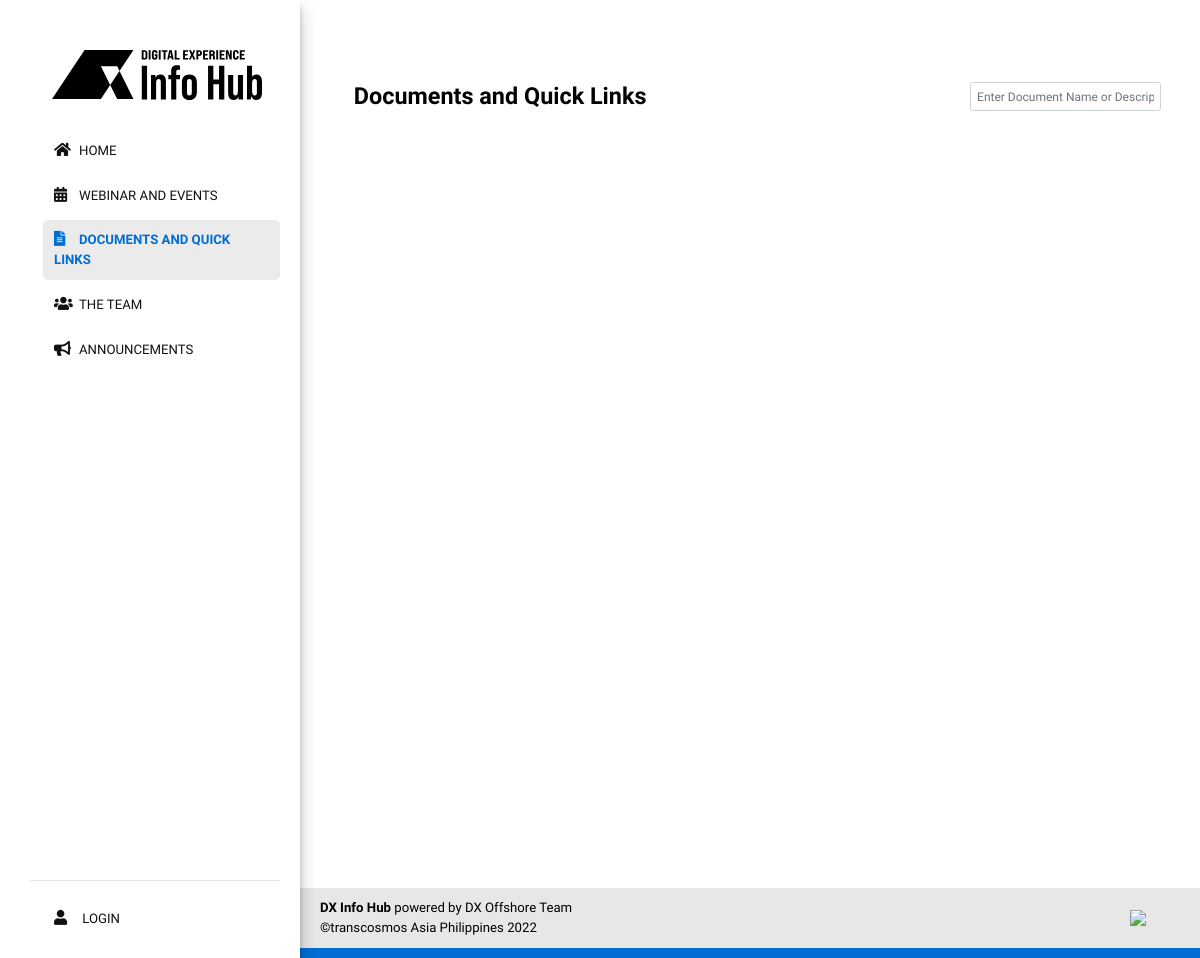
The app's page /pages/documents/o-index.php, older data.
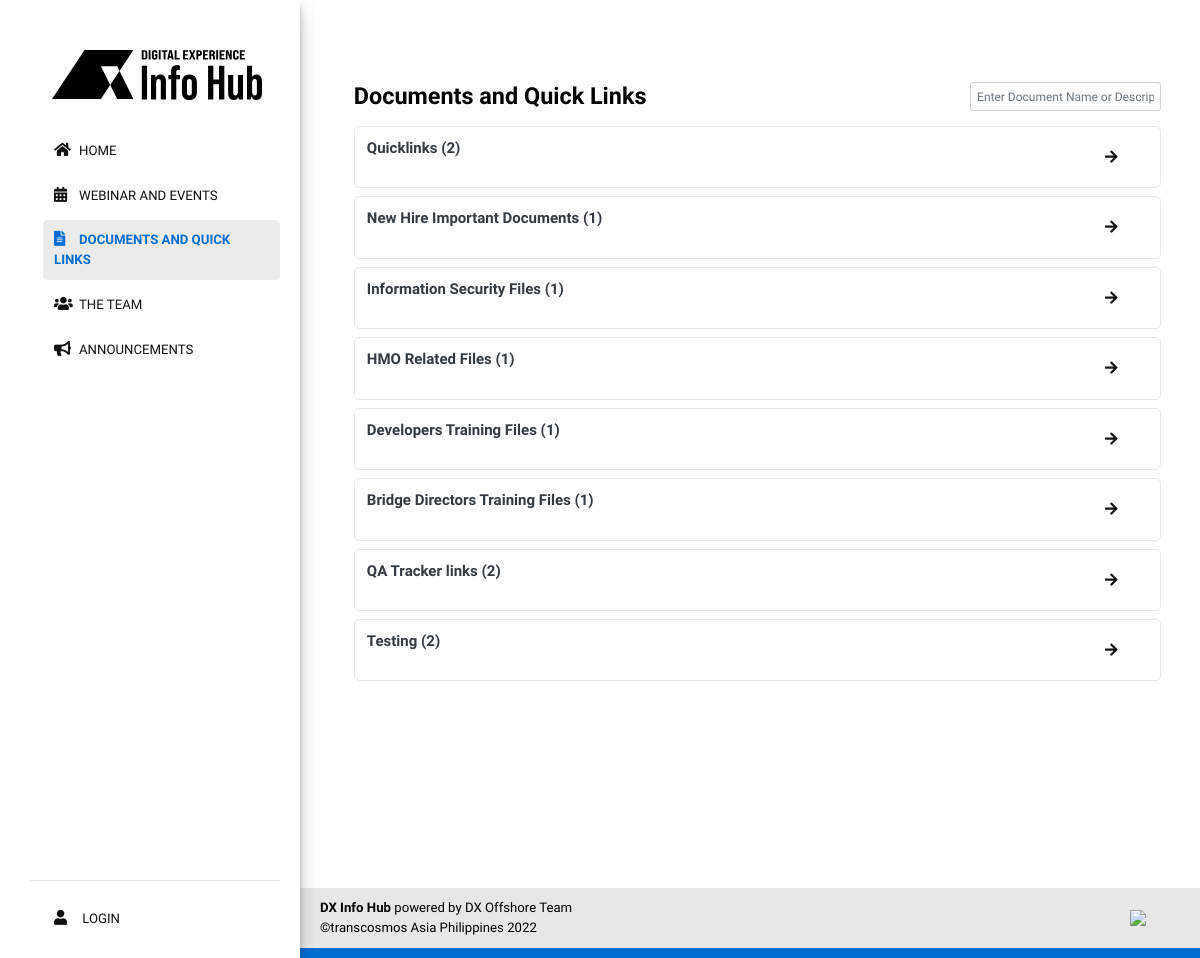
The same page, newer data.
### tables this page shows
CREATE TABLE `documents` (
  `id` int(255) UNSIGNED NOT NULL,
  `user_id` int(255) NOT NULL DEFAULT '0',
  `document_name` varchar(255) NOT NULL DEFAULT '',
  `date_created` varchar(255) NOT NULL DEFAULT '',
  `date_edited` varchar(255) NOT NULL DEFAULT '',
  `document_status` int(1) NOT NULL DEFAULT '0',
  `temp_del` int(1) NOT NULL DEFAULT '0',
  `timestamp` timestamp NOT NULL DEFAULT CURRENT_TIMESTAMP ON UPDATE CURRENT_TIMESTAMP
);

### pages/documents/o-index.php (the view, shortened to what this page needs)
<?php
require($_SERVER['DOCUMENT_ROOT'].'/includes/config.php');
 $page = 'o-documents';
?>
<!DOCTYPE html>
<html lang="en">
    <head>
        <link href="/assets/css/documents.css" rel="stylesheet" />
        <?php require($_SERVER['DOCUMENT_ROOT'].'/includes/common/links.php');  ?>
    </head>
    <body id="documents">
        <div class="container">
            <div class="col-3 col-s-3 menu">
                <?php require($_SERVER['DOCUMENT_ROOT'].'/includes/common/parent-sidebar.php');  ?>
            </div>
            <section class="main-area col-s-9 d-column mb-4 ml-5">
                <div class="announcement mb-4">
                    <div class="row">
                        <div class="col-lg-9">
                            <h2 class="mb-3">
                                Documents and Quick Links
                            </h2>
                        </div>
                        <div class="col-lg-3">
                            <input type="text" id="myInput" onkeyup="myFunction()" placeholder="Enter Document Name or Description" class="form-control mr-2 px-2">
                        </div>
                    </div>
                    <div class="announcement-row">
                        <ul class="list-inline mb-4" id="myUL">
                            <?php
                                $sql = $pdo->prepare("SELECT * FROM documents WHERE `document_status` = 0 ORDER BY id ASC");
                                $sql->execute();
                                while($data = $sql->fetch(PDO::FETCH_ASSOC)) {
                                $count =  $pdo->prepare("SELECT * FROM `files` WHERE `document_id` = ".$data['id']);
                                $count->execute();
                                $total_data_count = $count->rowCount();
                                echo "<a href='/document-files/".$data["id"]."'>";
                                    echo '<li class="list-dl-item p-3 moving-left">';
                                        echo '<i class="fa fa-arrow-right" style="padding: 11px 30px;" id="fa" aria-hidden="true"></i>';
                                        echo '<h5 class="font-weight-bold text-dark m-0">'.$data["document_name"];
                                        echo ' ('. $total_data_count .') </h5>';
                                    echo '</li>';
                                echo  "</a>";
                                }
                            ?>
                        </ul>
                    </div>
                </div>
            </section>
            </div>
        <?php require($_SERVER['DOCUMENT_ROOT'].'/includes/common/parent-footer.php');  ?>
    </body>
</html>

### includes/common/links.php (shortened to what this page needs)
<link rel="stylesheet" href="/plugins/fontawesome-free/css/all.min.css">
<link rel="stylesheet" href="/plugins/select2/css/select2.min.css">
<link rel="stylesheet" href="/plugins/select2-bootstrap4-theme/select2-bootstrap4.min.css">
<link rel="stylesheet" href="/plugins/sweetalert2-theme-bootstrap-4/bootstrap-4.min.css">
<link rel="stylesheet" href="/plugins/flag-icon-css/css/flag-icon.min.css">
<link rel="stylesheet" href="/plugins/icheck-bootstrap/icheck-bootstrap.min.css">
<link rel="stylesheet" href="/plugins/overlayScrollbars/css/OverlayScrollbars.min.css">
<link rel="stylesheet" href="/plugins/datatables-bs4/css/dataTables.bootstrap4.css">
<link rel="stylesheet" href="/dist/css/adminlte.min.css">
<link rel="stylesheet" href="/assets/css/common.css">
<link rel="stylesheet" href="/assets/modal/css/lightslider.css">
<link rel="stylesheet" href="/assets/css/style.css">

### includes/common/parent-sidebar.php
<nav class="navbar-nav mb-5 h-100 ">
  <div class="nav-title">
    <h1><img class="img-logo" src="/assets/images/dx-info-hub-logo.svg" alt="DX Info Hub" /></h1>
  </div>
  <ul class="h-100" style="flex:1">
    <li class="nav-item">
      <a class="nav-link js-scroll-trigger <?php if($page == 'home') { echo ' active'; } ?>" href="/"> <i class="fa fa-home" aria-hidden="true"></i>HOME</a>
    </li>
      <li class="nav-item">
      <a class="nav-link js-scroll-trigger <?php if($page == 'o-webinar-and-events') { echo ' active'; } ?>" href="/o-webinar-and-events"><i class="fa far fa-calendar-alt" aria-hidden="true"></i>WEBINAR AND EVENTS</a>
    </li>
      <li class="nav-item">
      <a class="nav-link js-scroll-trigger <?php if($page == 'o-documents') { echo ' active'; } ?>" href="/o-documents"><i class="fa far fa-file-alt" aria-hidden="true"></i>DOCUMENTS AND QUICK LINKS</a>
    </li>
      <li class="nav-item">
      <a class="nav-link js-scroll-trigger <?php if($page == 'o-teams') { echo ' active'; } ?>" href="/o-teams"><i class="fa fa-users" aria-hidden="true"></i>THE TEAM</a>
    </li>
      <li class="nav-item">
      <a class="nav-link js-scroll-trigger <?php if($page == 'o-announcements') { echo ' active'; } ?>" href="/o-announcements"><i class="fa fa-bullhorn" aria-hidden="true"></i>ANNOUNCEMENTS</a>
    </li>
  </ul>
  <div class="nav-footer mb-0"><hr>
    <ul>
      <li class="nav-item">
        <a class="nav-link js-scroll-trigger <?php if($page == 'login') { echo ' active'; } ?>" href="/login">
          <i class="fa fa-user" aria-hidden="true"></i> LOGIN
        </a>
      </li>
    </ul>
  </div>
</nav>

### includes/common/parent-footer.php (shortened to what this page needs)
<div class="footer">
    <div class="footerBlock">
        <div class="footerLeft">
            <p><strong>DX Info Hub</strong>
                powered by DX Offshore Team</p>
            <p>©transcosmos Asia Philippines <?php echo date("Y"); ?></p>
        </div>
        <div class="footerRight">
            <img src="/assets/images/dxInfo-logo-img02.svg" >
        </div>
    </div>
</div>

### assets/css/documents.css (style rules this page uses)
section.main-area.col-s-9.d-column.mb-4 { margin: 70px -40px 0; min-height: 100vh; }
li.list-dl-item { float: left; width: 100%; font-size: 1.2rem; padding: 8px; border-radius: 5px; border: solid 1px var(--gray); margin: 4px 0; color: #111; }
ul.list-inline.mb-4 { overflow: hidden; }

### assets/css/common.css (style rules this page uses)
html { font-size: 12px; }
hr { margin-top: 1.5rem; margin-bottom: 1.5rem; }
.announcement { margin-bottom: 1rem; padding: 1rem; background-color: #fff; border-radius: .25rem; }

### assets/css/style.css (style rules this page uses)
:root { --blue: #006DD3; --gray: #E7E7E7; --dark-gray: #606060; --white: #fff; --black: #121212; }
body p, a { font-size: 1.1rem; }
@media (min-width: 1200px) { .container { max-width: 1300px !important; } }
@media (min-width: 1200px) { .h1, .h2, .h3, .h4, .h5, .h6, h1, h2, h3, h4, h5, h6 { font-weight: bold !important; text-transform: none; } }
@media (min-width: 1200px) { body { font-family: 'Inter Tight', sans-serif; color: var(--black); height: 100%; font-size: 1rem; } }
@media (min-width: 1200px) { * { box-sizing: border-box; } }
@media (min-width: 1200px) { .container { margin: 0 auto; width: 90%; } }
@media (min-width: 1200px) { .container::after { content: ""; clear: both; display: table; } }
@media (min-width: 1200px) { [class*="col-"] { float: left; } }
@media (min-width: 1200px) { a.nav-link.js-scroll-trigger { padding: 10px 11px; } }
@media (min-width: 1200px) { .nav-link .fa { width: 10px; margin-right: 15px; font-size: 15px; } }
@media (min-width: 1200px) { .menu li a { color: #111; list-style-type: none; margin: 0; } }
@media (min-width: 1200px) { .nav-title { padding: 0 7px; } }
@media (min-width: 1200px) { .img-logo { width: 210px; margin: 5px 15px 20px; } }
@media (min-width: 1200px) { h2 { font-size: 1.5rem; font-weight: 600; } }
@media (min-width: 1200px) { nav ul { list-style: none; padding-left: 13px; padding-right: 0; } }
@media (min-width: 1200px) { nav li { margin-block: 5px; } }
@media (min-width: 1200px) { i.fa.fa-arrow-right { float: right; padding: 5px 10px; } }
@media (min-width: 1200px) { a.nav-link.js-scroll-trigger.active { color: var(--blue);; background-color: #ebebeb; border-radius: 5px; font-weight: bold; } }
@media (min-width: 1200px) { i#fa { float: right; padding: 3px 34px; } }
@media (min-width: 1200px) { .col-3.col-s-3.menu { position: relative; padding: 45px 20px 7px 30px; box-shadow: 0 10px 20px rgba(0,0,0,.19),0 6px 6px rgba(0,0,0,.23); clip-path: inset(0px -15px 0px 0px); min-height: 100%; height: 100vh; left: 0; position: fixed; background-color: var(--white); } }
@media (min-width: 1200px) { h1 { font-weight: 700; color: var(--blue);; } }
@media (min-width: 1200px) { .nav-title h1 { font-size: 1.7rem; } }
@media (min-width: 1200px) { .main-area h2 { font-size: 1.95rem; font-weight: 100; margin: 0; color: #000; } }
@media (min-width: 1200px) { .announcement li { padding: 5px 0; } }
@media (min-width: 1200px) { .announcement ul { list-style-type:none; padding-left: 0; transition: 0.2s; } }
@media (min-width: 1200px) { .moving-left .fa { transition: transform 0.3s ease; transform: translateX(0px); } }
@media (min-width: 1200px) { .footer { overflow: hidden; background-color: var(--gray); color: #000; font-size: 12px; position: relative; padding-left:25%; bottom: 0; width: 100%; z-index: -1; border-bottom: 10px solid var(--blue); } }
@media (min-width: 1200px) { .footerBlock { display: flex; flex-direction: row; justify-content: space-between; align-items: center; padding-block: 10px; padding-inline: 20px; } }
@media (min-width: 1200px) { .footerLeft p { margin-bottom: 0; } }
@media (min-width: 1200px) { .footerRight { width: 120px; } }
@media (min-width: 1200px) { .footerRight img { width: 50px; float: right; } }
[class*="col-"] { width: 100%; }
@media only screen and (min-width: 600px) { .col-s-3 { width: 22%; } }
@media only screen and (min-width: 600px) { .col-s-9 { width: 75%; } }
@media only screen and (min-width: 600px) { .main-area { width: 78%; } }
@media only screen and (min-width: 768px) { .col-3 { width: 25%; } }
@media only screen and (min-width: 768px) { .main-area { overflow: hidden;max-width: 78%; } }
@media only screen and (min-width: 768px) { .main-area { float: right; margin-top: 45px; } }

Row changes from the older to the newer data that the page shows:
added documents: document_name "Quicklinks", total_data_count "2"
added documents: document_name "New Hire Important Documents", total_data_count "1"
added documents: document_name "Information Security Files", total_data_count "1"
added documents: document_name "HMO Related Files", total_data_count "1"
added documents: document_name "Developers Training Files", total_data_count "1"
added documents: document_name "Bridge Directors Training Files", total_data_count "1"
added documents: document_name "QA Tracker links", total_data_count "2"
added documents: document_name "Testing", total_data_count "2"
